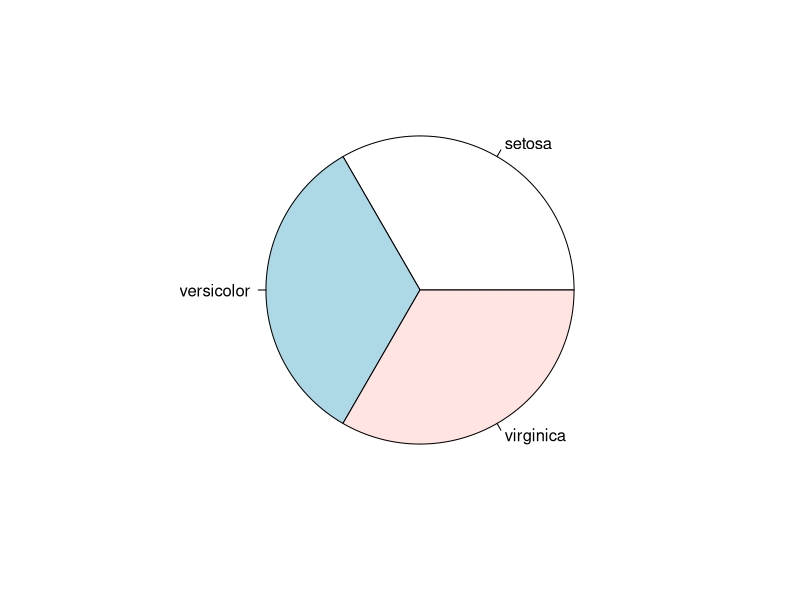
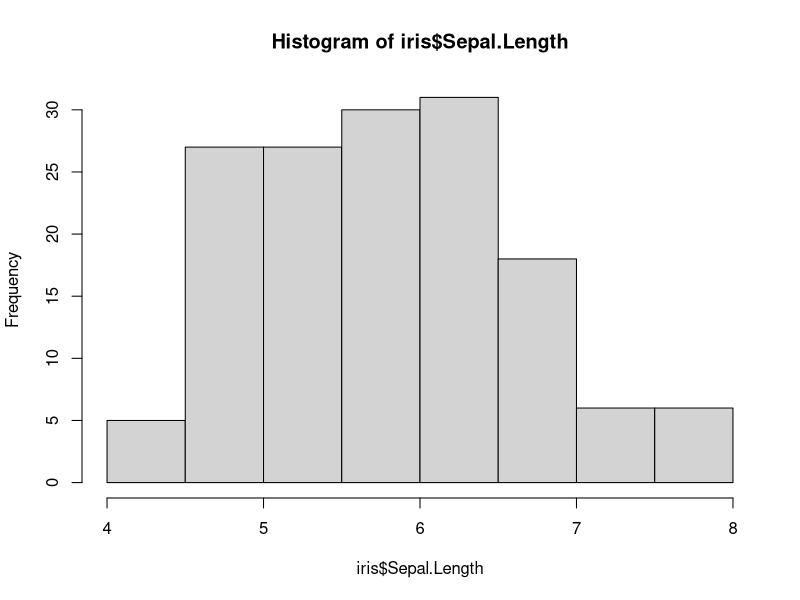
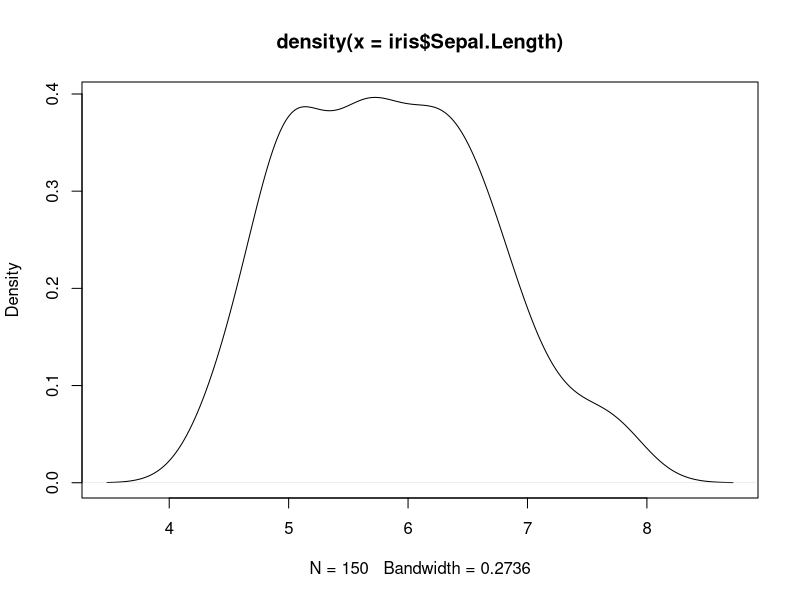
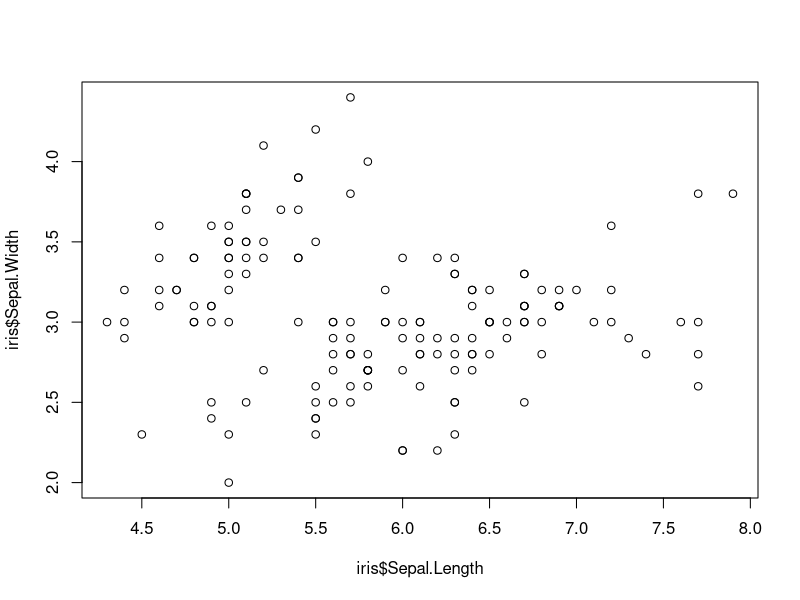
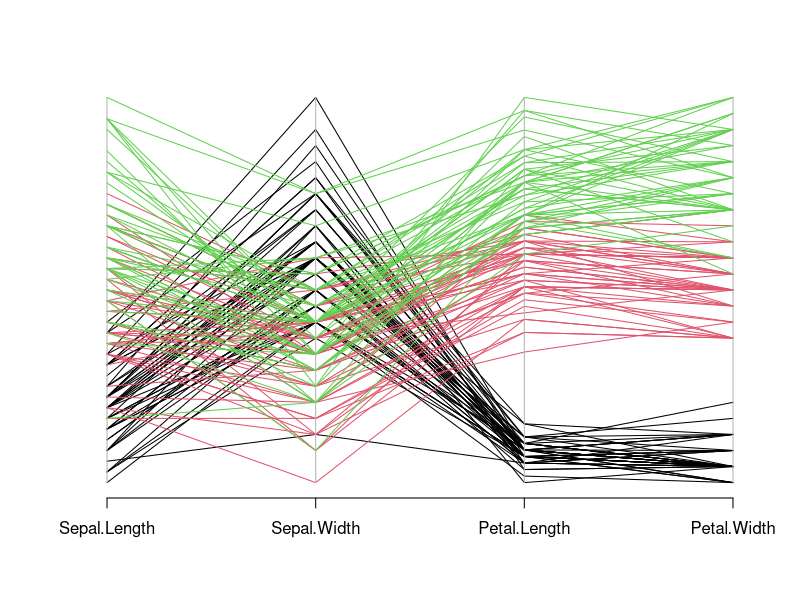
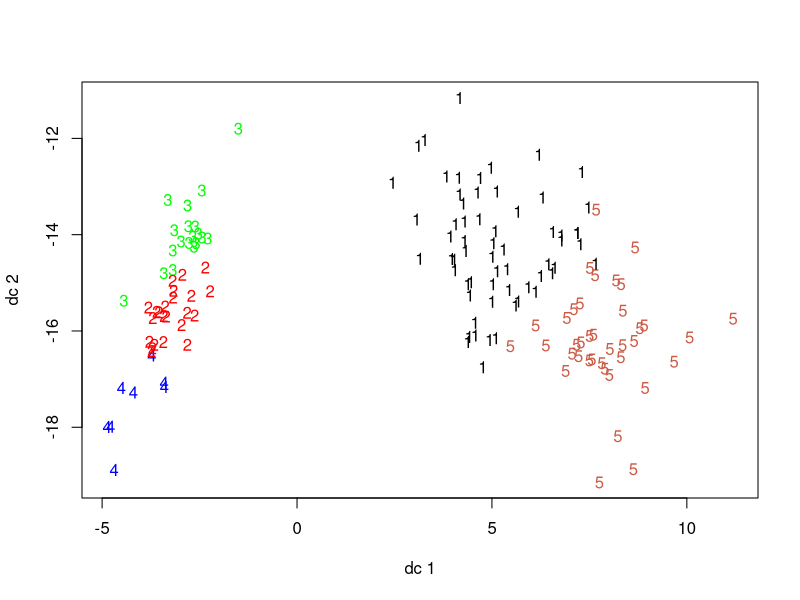
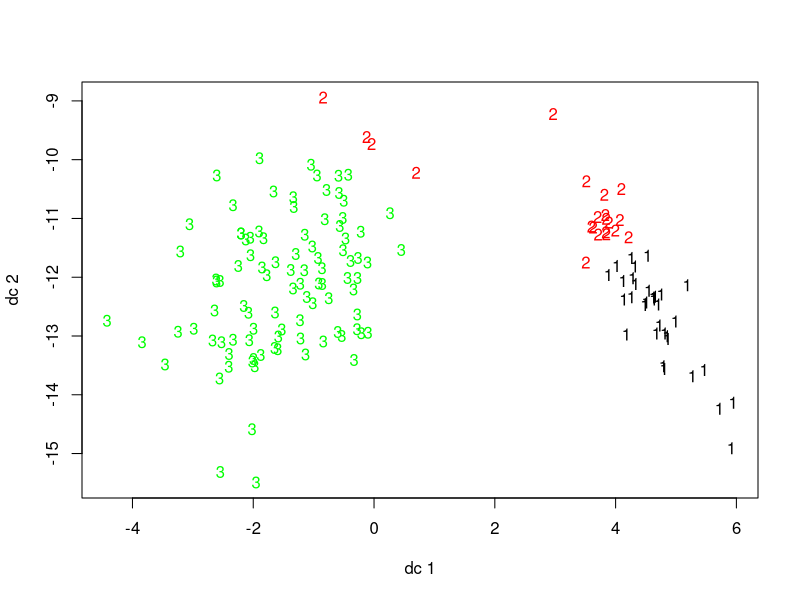
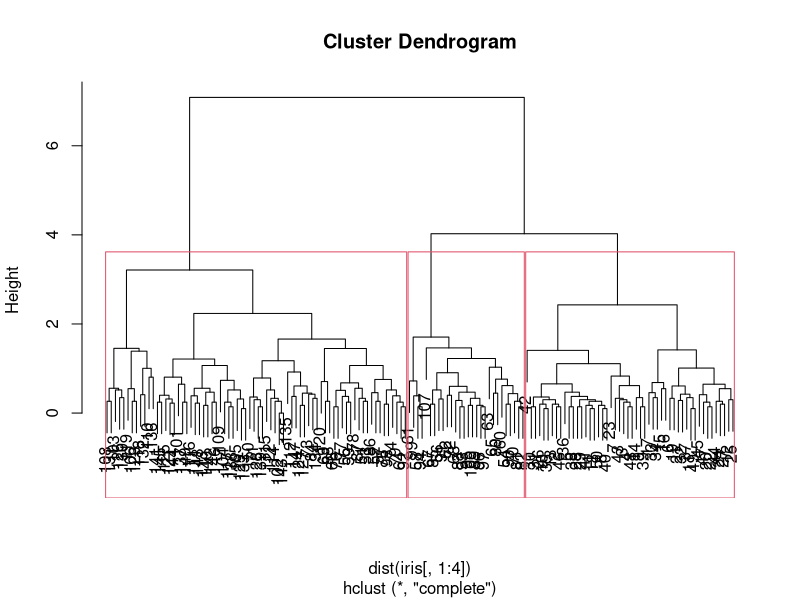

Reproduce these figures in R, in order.
## ---- chunk 1
data(iris)
## ---- chunk 2
head(iris)
## ---- chunk 3
dim(iris)
## ---- chunk 4
ncol(iris)
nrow(iris)
## ---- chunk 5
names(iris)
## ---- chunk 6
str(iris)
## ---- chunk 7
iris[1:5,]
## ---- chunk 8
iris[1:10, "Sepal.Length"]
## ---- chunk 9
iris$Sepal.Length[1:10]
## ---- chunk 10
iris[1:10, 1]
## ---- chunk 11
iris[(iris$Sepal.Length > 5 & iris$Sepal.Width > 4), ]
## ---- chunk 12
iris_sample = iris[sample(x = nrow(iris), size = nrow(iris)*0.90),]
## ---- chunk 13
iris[order(iris$Sepal.Length, decreasing = TRUE)[1:5], ] 
## ---- chunk 14
summary(iris)
## ---- chunk 15
table(iris$Species)
## ---- chunk 16
pie(table(iris$Species))
## ---- chunk 17
hist(iris$Sepal.Length)
plot(density(iris$Sepal.Length))
## ---- chunk 18
plot(iris$Sepal.Length, iris$Sepal.Width)
## ---- chunk 19
library(MASS)
parcoord(iris[,1:4],col=iris$Species)
## ---- chunk 20
library(fpc)
## ---- chunk 21
fit = kmeans(iris[,1:4], 5)
plotcluster(iris[,1:4], fit$cluster)
## ---- chunk 22
kmeans_result = kmeans(iris[,1:4], 3)
plotcluster(iris[,1:4], kmeans_result$cluster)
## ---- chunk 23
hc_result = hclust(dist(iris[,1:4]))
plot(hc_result)
#Cut Dendrogram into 3 Clusters
rect.hclust(hc_result, k=3)
